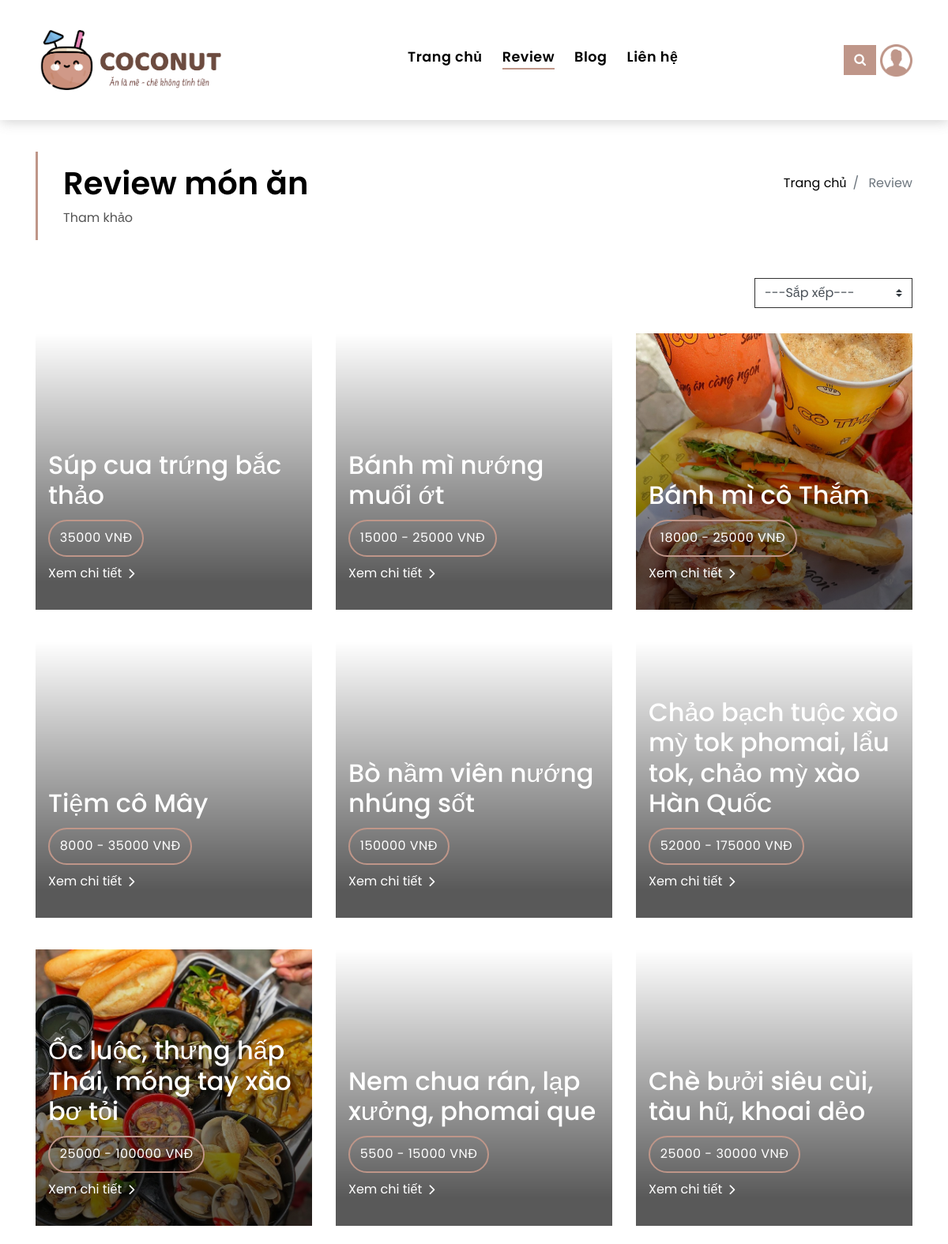
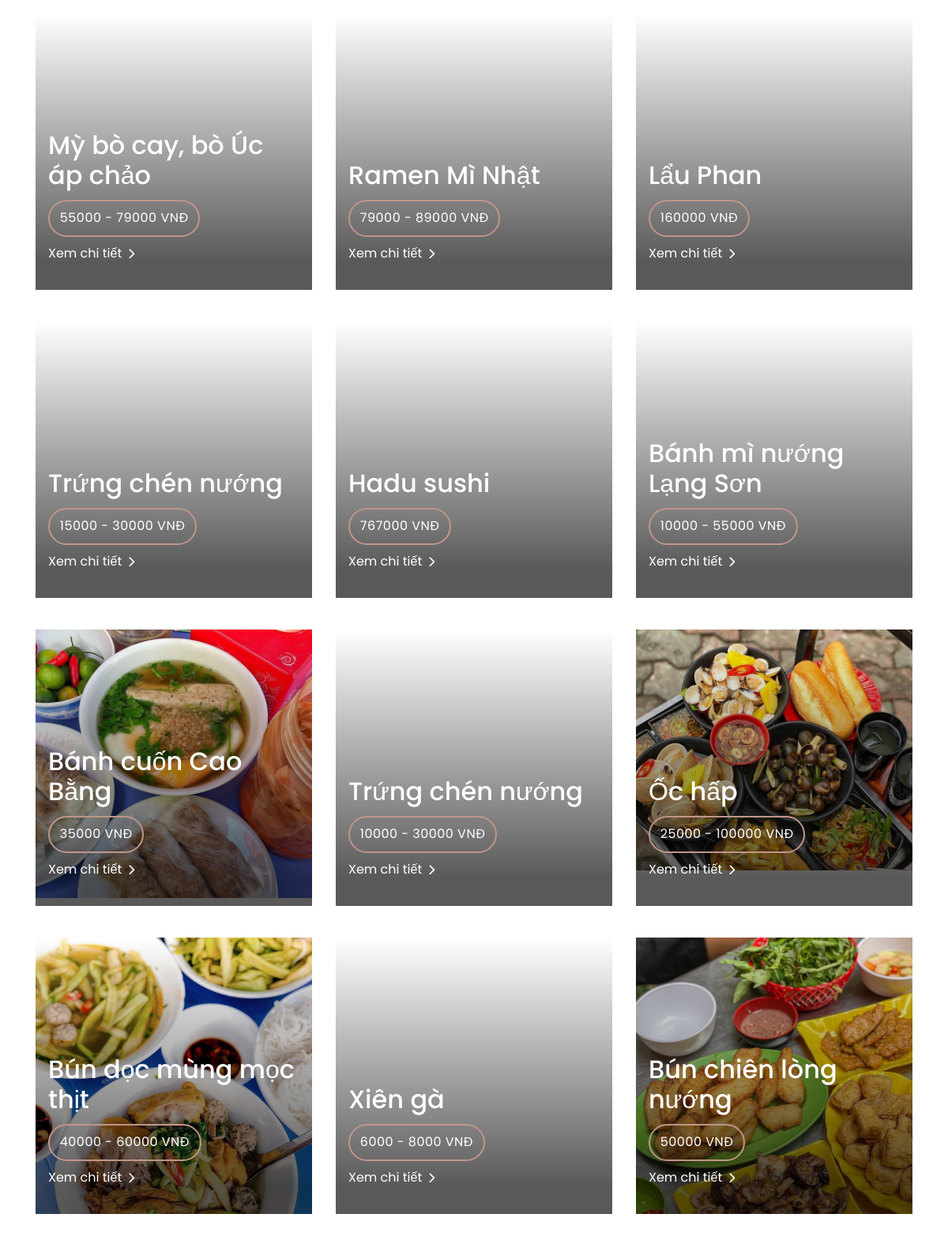
/review1.php (upper part), run on the app's committed database (2 pictures, top to bottom).
### tables this page shows
CREATE TABLE `tbl_review` (
  `id_review` int(11) NOT NULL,
  `id_reviewer` int(11) NOT NULL,
  `id_danh_muc` int(11) NOT NULL,
  `id_duong` int(11) NOT NULL,
  `so_nha` varchar(100) DEFAULT NULL,
  `gio_mo_cua` time DEFAULT NULL,
  `gio_dong_cua` time DEFAULT NULL,
  `ten_mon` varchar(100) NOT NULL,
  `noi_dung` varchar(2000) NOT NULL,
  `diem` float DEFAULT NULL,
  `gia_tb` float DEFAULT NULL,
  `gia_min` float DEFAULT NULL,
  `gia_max` float DEFAULT NULL,
  `anh_minh_hoa` varchar(200) DEFAULT NULL,
  `ngay_dang` timestamp NOT NULL DEFAULT current_timestamp(),
  `luot_xem` int(11) DEFAULT 0
);

### review1.php (the view, shortened to what this page needs)
<!DOCTYPE html>
<html lang="en">
<head>
  <link href="lib/bootstrap/css/bootstrap.min.css" rel="stylesheet">
  <link href="lib/font-awesome/css/font-awesome.min.css" rel="stylesheet">
  <link href="lib/animate/animate.min.css" rel="stylesheet">
  <link href="lib/ionicons/css/ionicons.min.css" rel="stylesheet">
  <link href="lib/owlcarousel/assets/owl.carousel.min.css" rel="stylesheet">
  <link href="css/style.css" rel="stylesheet">
</head>
<body>
      <?php
        $sql = "
          SELECT * FROM `tbl_duong` ORDER By `ten_duong` ASC
        ";
      ;?>
  <nav class="navbar navbar-default navbar-trans navbar-expand-lg fixed-top">
    <div class="container">
      <a class="navbar-brand text-brand" href="index.php">
      <img src="img/logoweb.png" style="width: 240px;height: auto;"></a>
      <div class="navbar-collapse collapse justify-content-center" id="navbarDefault">
        <ul class="navbar-nav">
          <li class="nav-item">
            <a class="nav-link" href="index.php">Trang chủ</a>
          </li>
          <li class="nav-item">
            <a class="nav-link active" href="review.php">Review</a>
          </li>
          <li class="nav-item">
            <a class="nav-link" href="blog.php">Blog</a>
          </li>
          <li class="nav-item">
            <a class="nav-link" href="lien-he.php">Liên hệ</a>
          </li>
        </ul>
      </div>
      <button type="button" class="btn btn-b-n navbar-toggle-box-collapse d-none d-md-block" data-toggle="collapse"
        data-target="#navbarTogglerDemo01" aria-expanded="false">
        <span class="fa fa-search" aria-hidden="true"></span>
      </button>
      <button onclick="goiTaiKhoan()" style="border-width: 0px;padding: 0px;background-color: white;"><img style="width: 40.86px; margin-left: 5px;" src="img/user1.png"></button>
    </div>
  </nav>
  <section class="intro-single">
    <div class="container">
      <div class="row">
        <div class="col-md-12 col-lg-8">
          <div class="title-single-box">
            <h3 class="title-single">Review món ăn</h3>
            <span class="color-text-a">Tham khảo</span>
          </div>
        </div>
        <div class="col-md-12 col-lg-4">
          <nav aria-label="breadcrumb" class="breadcrumb-box d-flex justify-content-lg-end">
            <ol class="breadcrumb">
              <li class="breadcrumb-item">
                <a href="#">Trang chủ</a>
              </li>
              <li class="breadcrumb-item active" aria-current="page">
               Review
              </li>
            </ol>
          </nav>
        </div>
      </div>
    </div>
  </section>
  <section class="property-grid grid">
    <div class="container">
      <div class="row">
        <div class="col-sm-12">
          <div class="grid-option">
            <form>
              <select onchange="getsapxep()" id="sapxep" class="custom-select">
                <option >---Sắp xếp---</option>
              </select>
            </form>
          </div>
        </div>
      <?php
        $ket_noi = mysqli_connect("localhost", "root", "", "nhom5");
         $id_order = (isset($_GET['id']) ? $_GET['id'] : '');
          if($id_order==1)
          {
        $sql = "
          SELECT * FROM `tbl_review` ORDER BY `ten_mon` ASC
        ";
      }
      else if($id_order==2)
      {
         $sql = "
          SELECT * FROM `tbl_review` ORDER BY `ten_mon` DESC
        ";
      }
      else if($id_order==3)
        {
        $sql = "
          SELECT * FROM tbl_review ORDER BY COALESCE(gia_min,0) + COALESCE(gia_tb,0) ASC
        ";
      }
      else if($id_order==4)
      {
         $sql = "
          SELECT * FROM tbl_review ORDER BY COALESCE(gia_min,0) + COALESCE(gia_tb,0) DESC
        ";
      }
       else if($id_order==5)
        {
        $sql = "
          SELECT * FROM `tbl_review` ORDER BY `ngay_dang` ASC
        ";
      }
      else if($id_order==6)
      {
         $sql = "
          SELECT * FROM `tbl_review` ORDER BY `ngay_dang` DESC
        ";
      }
      else
      {
         $sql = "
          SELECT * FROM `tbl_review` ORDER BY  `id_review` ASC
        ";
      }
        $noi_dung_tin_tuc = mysqli_query($ket_noi, $sql);
        while ($row = mysqli_fetch_array($noi_dung_tin_tuc)) {
      ;?>
        <div class="col-md-4">
          <div class="card-box-a card-shadow">
            <div class="img-box-a">
              <img src="img/doan/<?php echo $row["anh_minh_hoa"];?>" alt="" class="img-a img-fluid">
            </div>
            <div class="card-overlay">
              <div class="card-overlay-a-content">
                <div class="card-header-a">
                  <h2 class="card-title-a">
                    <a href="review_chi_tiet.php?id=<?php echo $row["id_review"];?>"><?php echo $row["ten_mon"];?></a>
                  </h2>
                </div>
                <div class="card-body-a">
                  <div class="price-box d-flex">
                    <span class="price-a">
                      <?php
                          if ($row["gia_tb"] != null) {
                            echo $row["gia_tb"];
                          }
                          else
                          {
                            echo $row["gia_min"]." - ".$row["gia_max"];
                          };
                          ?> vnđ
                    </span>
                  </div>
                  <a  class="link-a" href="review_chi_tiet.php?id=<?php echo $row["id_review"];?>">Xem chi tiết
                    <span class="ion-ios-arrow-forward"></span>
                  </a>
                </div>
              </div>
            </div>
          </div>
        </div>
      <?php
        }
      ;?>
      </div>
    </div>
  </section>
</body>
</html>

### review1.php (style rules this page uses)
.img-box-a { height: 350px; overflow: hidden; }

### data on the page
tbl_review: ten_mon "Súp cua trứng bắc thảo", gia_tb "35000"
tbl_review: ten_mon "Bánh mì nướng muối ớt", gia_min "15000", gia_max "25000"
tbl_review: anh_minh_hoa (picture), ten_mon "Bánh mì cô Thắm", gia_min "18000", gia_max "25000"
tbl_review: ten_mon "Tiệm cô Mây", gia_min "8000", gia_max "35000"
tbl_review: ten_mon "Bò nầm viên nướng nhúng sốt", gia_tb "150000"
tbl_review: ten_mon "Chảo bạch tuộc xào mỳ tok phomai, lẩu tok, chảo mỳ xào Hàn Quốc", gia_min "52000", gia_max "175000"
tbl_review: anh_minh_hoa (picture), ten_mon "Ốc luộc, thưng hấp Thái, móng tay xào bơ tỏi", gia_min "25000", gia_max "100000"
tbl_review: ten_mon "Nem chua rán, lạp xưởng, phomai que", gia_min "5500", gia_max "15000"
tbl_review: ten_mon "Chè bưởi siêu cùi, tàu hũ, khoai dẻo", gia_min "25000", gia_max "30000"
tbl_review: ten_mon "Mỳ bò cay, bò Úc áp chảo", gia_min "55000", gia_max "79000"
tbl_review: ten_mon "Ramen Mì Nhật", gia_min "79000", gia_max "89000"
tbl_review: ten_mon "Lẩu Phan", gia_tb "160000"
tbl_review: ten_mon "Trứng chén nướng", gia_min "15000", gia_max "30000"
tbl_review: ten_mon "Hadu sushi", gia_tb "767000"
tbl_review: ten_mon "Bánh mì nướng Lạng Sơn", gia_min "10000", gia_max "55000"
tbl_review: anh_minh_hoa (picture), ten_mon "Bánh cuốn Cao Bằng", gia_tb "35000"
tbl_review: ten_mon "Trứng chén nướng", gia_min "10000", gia_max "30000"
tbl_review: anh_minh_hoa (picture), ten_mon "Ốc hấp", gia_min "25000", gia_max "100000"
tbl_review: anh_minh_hoa (picture), ten_mon "Bún dọc mùng mọc thịt", gia_min "40000", gia_max "60000"
tbl_review: ten_mon "Xiên gà", gia_min "6000", gia_max "8000"
tbl_review: anh_minh_hoa (picture), ten_mon "Bún chiên lòng nướng", gia_tb "50000"
